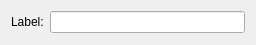
<?xml version="1.0" encoding="UTF-8"?>
<ui version="4.0">
 <class>PointLabel</class>
 <widget class="QWidget" name="PointLabel">
  <property name="geometry">
   <rect>
    <x>0</x>
    <y>0</y>
    <width>256</width>
    <height>45</height>
   </rect>
  </property>
  <layout class="QHBoxLayout">
   <item>
    <widget class="QLabel" name="label_3">
     <property name="sizePolicy">
      <sizepolicy hsizetype="Fixed" vsizetype="Fixed">
       <horstretch>0</horstretch>
       <verstretch>0</verstretch>
      </sizepolicy>
     </property>
     <property name="frameShape">
      <enum>QFrame::NoFrame</enum>
     </property>
     <property name="frameShadow">
      <enum>QFrame::Plain</enum>
     </property>
     <property name="text">
      <string>Label:</string>
     </property>
    </widget>
   </item>
   <item>
    <widget class="QLineEdit" name="Label">
     <property name="sizePolicy">
      <sizepolicy hsizetype="Preferred" vsizetype="Fixed">
       <horstretch>0</horstretch>
       <verstretch>0</verstretch>
      </sizepolicy>
     </property>
     <property name="minimumSize">
      <size>
       <width>50</width>
       <height>0</height>
      </size>
     </property>
     <property name="toolTip">
      <string>Enter fixed label or leave empty for automatic label</string>
     </property>
    </widget>
   </item>
  </layout>
 </widget>
 <resources/>
 <connections/>
</ui>
